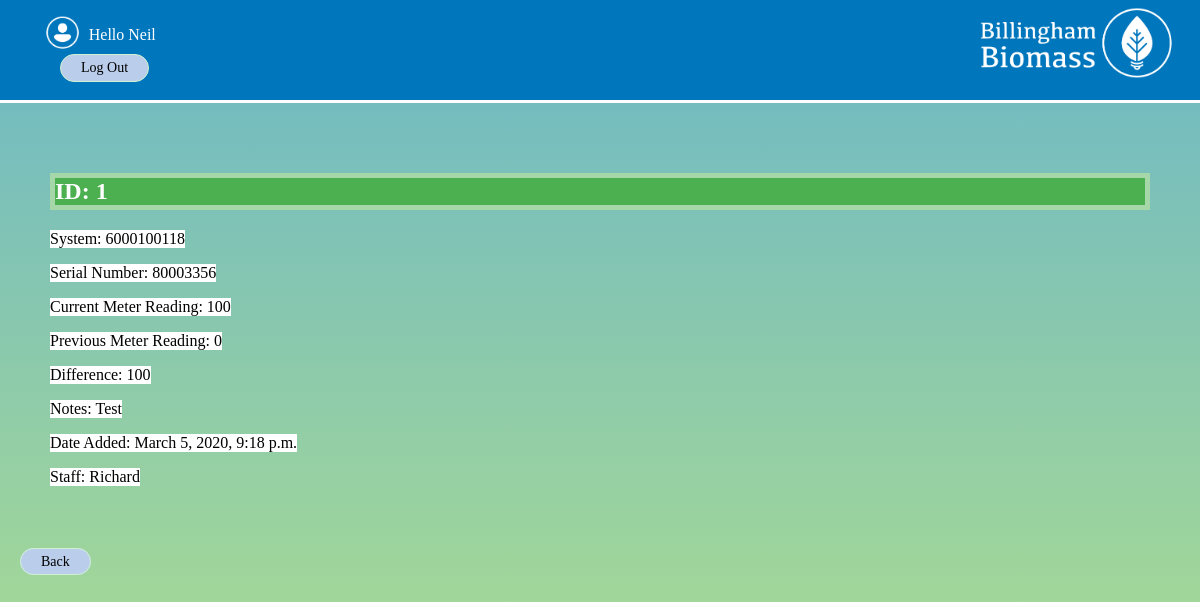
The page /systems/systemone/monthlymeter/1/ (signed in) on the database its author committed.
### systems/models.py (models this page shows, shortened)
class monthlyMeterSystemOneMod(models.Model):
    system = models.CharField(max_length=50,default='6000100118')
    serial_number = models.CharField(max_length=50,default='80003356')
    current_meter_reading = models.IntegerField(default=0)
    previous_meter_reading = models.IntegerField(default=0)
    difference = models.IntegerField(null=True)
    notes = models.TextField(blank=True)
    date = models.DateTimeField(auto_now_add = True)
    day = models.DateField(auto_now_add = True)
    staff = models.ForeignKey(User,on_delete=models.CASCADE)

### systems/views.py (the view)
# urls.py: path('systemone/monthlymeter/<id>/',views.idmonthlySystemOne, name='idmonthlysystemone'),
@login_required(login_url="/accounts/login/")
def idmonthlySystemOne(request,id):
    id = monthlyMeterSystemOneMod.objects.get(id=id)
    return render(request,'systems/idmonthlysystemone.html',{'id':id})

### systems/templates/systems/idmonthlysystemone.html
{% extends 'base_layout.html' %}
{% block content %}
<div class="record-view">
  <h2>ID: {{id.id}}</h2>
  <p>System: {{id.system}}</p>
  <p>Serial Number: {{id.serial_number}}</p>
  <p>Current Meter Reading: {{id.current_meter_reading}}</p>
  <p>Previous Meter Reading: {{id.previous_meter_reading}}</p>
  <p>Difference: {{id.difference}}</p>
  <p>Notes: {{id.notes}}</p>
  <p>Date Added: {{id.date}}</p>
  <p>Staff: {{id.staff}}</p>
</div>
<div>
<a class="back-button" href="javascript:history.back()">Back</a>
</div>
{% endblock %}

### templates/base_layout.html (shortened to what this page needs)
{% load static from staticfiles %}
<!DOCTYPE html>
<html lang="en" dir="ltr">
  <head>
    <link rel="stylesheet" href="{% static 'styles.css'%}">
  </head>
  <body>
    <div class="head">
      <a href="{% url 'home' %}" ><img src="{% static 'Biomass.png' %}" class="logo" alt="Biomass-Logo" ></img></a>
    <nav class="navigation">
      <ul>
        {% if user.is_authenticated %}
        <li>
          <form class="logout-link" action="{% url 'accounts:logout' %}" method="post">
            <img class="loginimages" src="{%static 'User.png'%}" alt="user-img">
            Hello {{user}} <button type="submit"> Log Out </button>
          </form>
        </li>
        {% endif %}
      </ul>
    </nav>
</div>
    <div class="wrapper">
      {% block content %}
      {% endblock %}
    </div>
  </body>
</html>

### assets/styles.css (style rules this page uses)
* { font-family:"Kefa"; }
html { -webkit-tap-highlight-color:transparent; }
.head { background:rgb(0,118,188); height:100px; margin-top:-1em; border-bottom:3px solid white; }
.loginimages { height:2.5em; transform:translateY(30%); }
.record-view { display:block; padding:50px; }
.record-view h2 { background-color: #4CAF50; border: solid 5px rgba(255,255,255,0.5); color:white; }
.record-view p { display:table; background-color:white; }
@media only screen and (min-width: 751px) { .logo { position:block; z-index:2; float:right; top:0.5em; width:250px; height:auto; } }
@media only screen and (min-width: 751px) { .navigation li { position:block; z-index:1; float:left; list-style-type:none; bottom:3em; padding:0 2em 0 0; color:white; font-size:16px; } }
.navigation li button { border-radius:40px; color:white; padding: 5px 20px; text-align: center; text-decoration: none; display: block; font-size: 14px; margin: 10px 20px; transition-duration: 0.4s; cursor: pointer; }
.navigation li button { background-color:#bacdea; color: black; border: 1px solid #cff1d1; }
.back-button { border-radius:40px; color:white; padding: 5px 20px; text-decoration: none; font-size: 14px; margin: 10px 20px; transition-duration: 0.4s; cursor: pointer; }
.back-button { background-color:#bacdea; color: black; border: 1px solid #cff1d1; }
body { background:rgba(200,255,200,0.7) }
html { height: 100%; }
body { background-image: linear-gradient(rgba(0, 111, 183, 0.5), rgba(142, 195, 60, 0.5)); height: 100%; margin: 0; background-repeat: no-repeat; background-attachment: fixed; }

### rows shown on the page
monthlyMeterSystemOneMod: id "1", system "6000100118", serial_number "80003356", current_meter_reading "100", previous_meter_reading "0", difference "100", notes "Test", date "March 5, 2020, 9:18 p.m.", staff "Richard"

### other values the page prints
{{ user }} "Neil"
